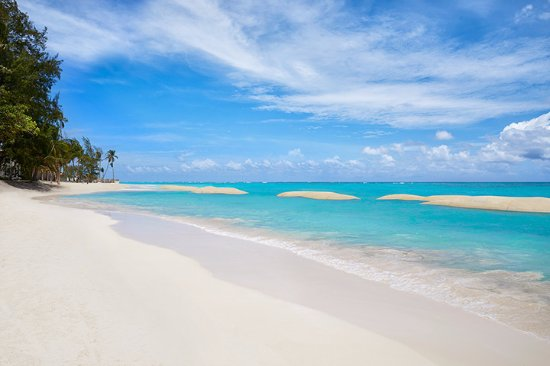
#> input picture beach.jpg, 550 x 366 px, given in place of sample.png, which was not available
$ python sketch.py
#> lines starting #> are read from the running program, lines starting #| are printed output that depends on the picture; after the words box and inside, x2 and y2 are one past the last pixel; in counts of white or black regions, pixels touching at a corner belong together; pictures that were not available may be replaced by others from this repository, and a replacement may not be noted
import cv2
class Sketch:
    """Sketch Filter
        A class that applies Sketch filter to an image.
        The class uses a bilateral filter and adaptive thresholding to create
        a  sketch.
    """
    def __init__(self):
        pass

    def render(self, img_rgb):
#> called with img_rgb = 'sample.png'
        img_rgb = cv2.imread(img_rgb)
#> img_rgb is the input picture: shape (366, 550, 3); mean B, G, R 206.6, 185.1, 154.1
        img_rgb = cv2.resize(img_rgb, (1024,600))
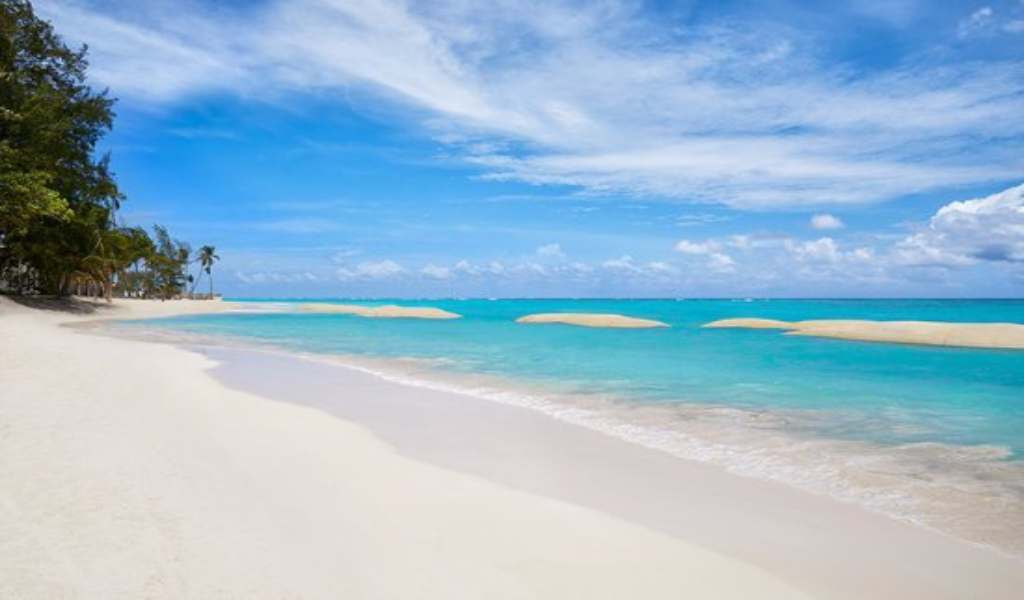
#> img_rgb: shape (600, 1024, 3); mean B, G, R 206.5, 185, 154
        numDownSamples = 2       # number of downscaling steps
        numBilateralFilters = 50  # number of bilateral filtering steps

        # -- STEP 1 --
        # downsample image using Gaussian pyramid
        img_color = img_rgb
        for _ in range(numDownSamples):
            img_color = cv2.pyrDown(img_color)
#> this loop made 2 passes
#> pass 2, in render, `img_color = cv2.pyrDown(img_color)`:
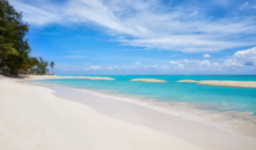
#> img_color: shape (150, 256, 3); mean B, G, R 206.4, 184.8, 153.7

        # repeatedly apply small bilateral filter instead of applying
        # one large filter
        for _ in range(numBilateralFilters):
            img_color = cv2.bilateralFilter(img_color, 9, 9, 7)
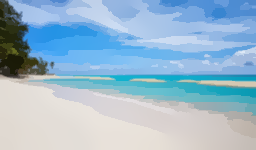
#> img_color: shape (150, 256, 3); mean B, G, R 206.4, 184.8, 153.6

        # upsample image to original size
        for _ in range(numDownSamples):
            img_color = cv2.pyrUp(img_color)
#> this loop made 2 passes
#> pass 1, in render, `img_color = cv2.pyrUp(img_color)`:
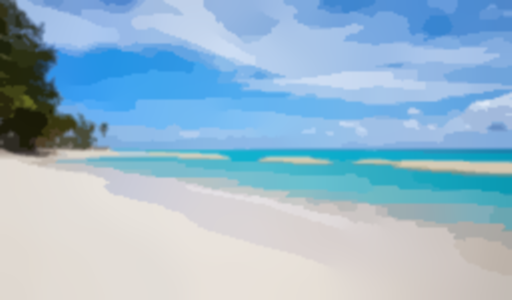
#> img_color: shape (300, 512, 3); mean B, G, R 206.5, 185, 153.8

        # -- STEPS 2 and 3 --
        # convert to grayscale and apply median blur
        img_gray = cv2.cvtColor(img_rgb, cv2.COLOR_RGB2GRAY)
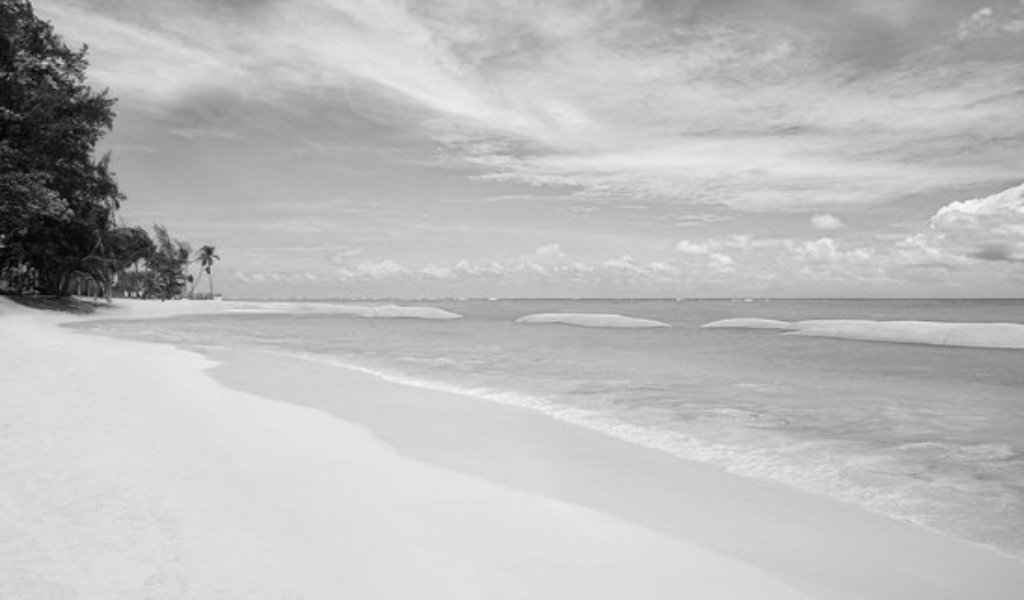
#> img_gray: shape (600, 1024); min 2, max 251, mean 187.9
        img_blur = cv2.medianBlur(img_gray, 3)

        # -- STEP 4 --
        # detect and enhance edges
        img_edge = cv2.adaptiveThreshold(img_blur, 255,
                                         cv2.ADAPTIVE_THRESH_MEAN_C,
                                         cv2.THRESH_BINARY,9, 2)
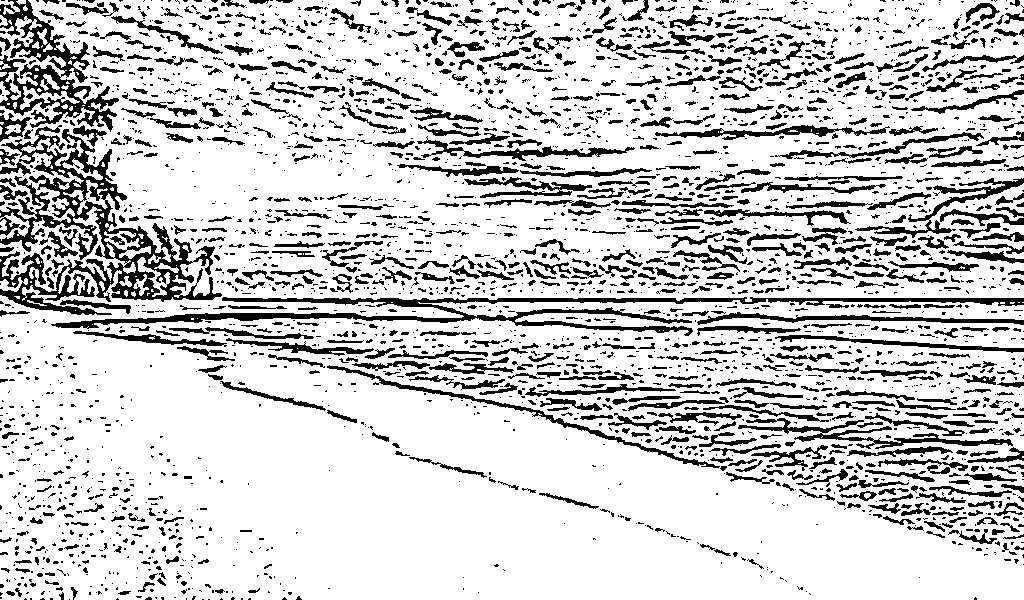
#> img_edge: shape (600, 1024); 80.4% white; 3137 black regions (2243 under 20 px), largest, box (x1, y1, x2, y2) and area: (0, 125, 222, 315) 11964, (51, 297, 1024, 336) 7381, (0, 0, 119, 132) 4973

        # -- STEP 5 --
        # convert back to color
        (x,y,z) = img_color.shape
#> x = 600; y = 1024; z = 3
        img_edge = cv2.resize(img_edge,(y,x))
        img_edge = cv2.cvtColor(img_edge, cv2.COLOR_GRAY2RGB)
        #cv2.imwrite("edge.png",img_edge)
        return img_edge

tmp_canvas = Sketch()
file_name = "sample.png" #File_name will come here
res = tmp_canvas.render(file_name)
cv2.imwrite("Sketch version.jpg", res)
cv2.imshow("Sketch version", res)
cv2.waitKey(0)
cv2.destroyAllWindows()
